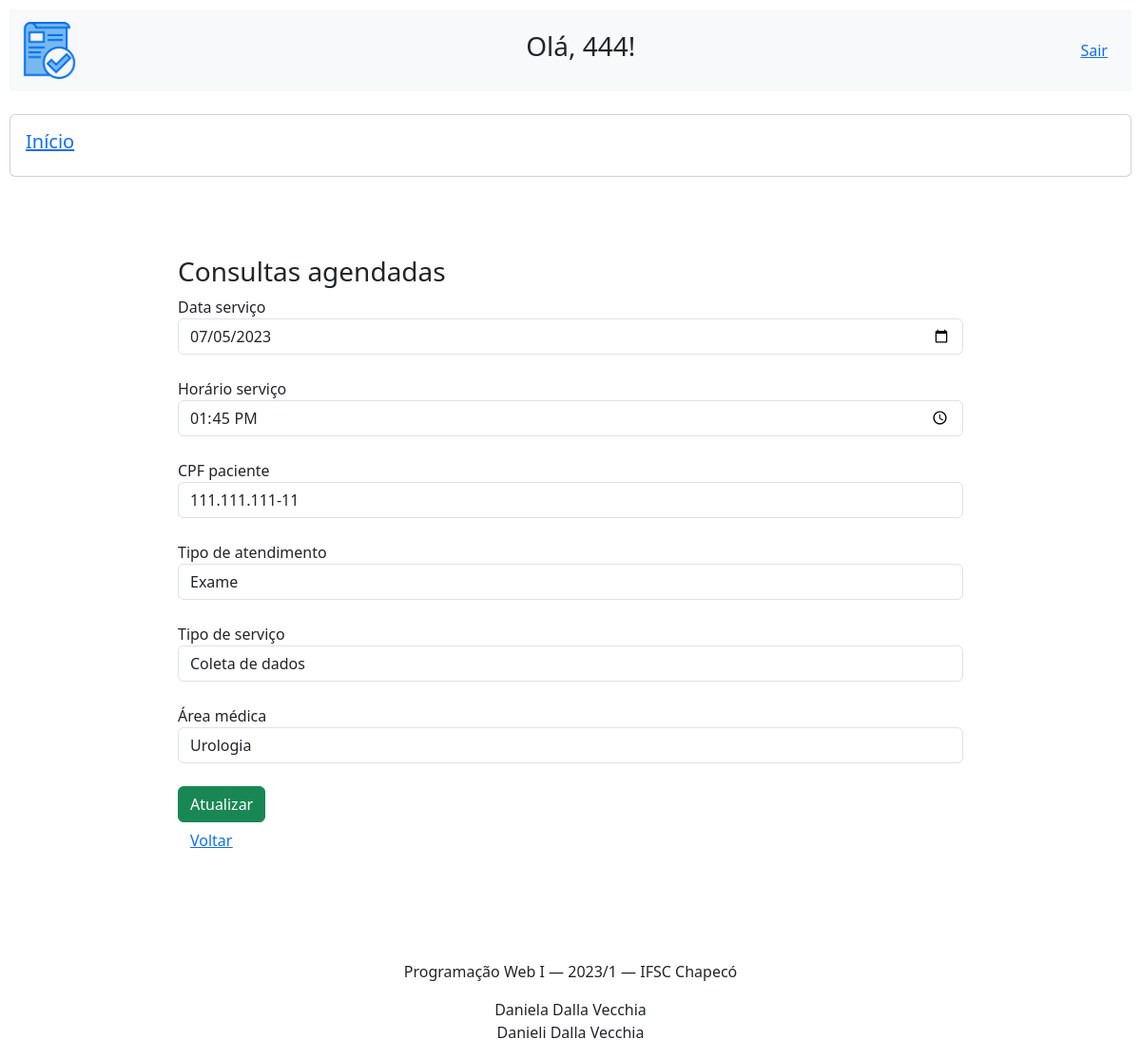
Page /view/ConsultaForm.php?id=6 (signed in) on the committed database.
### tables this page shows
CREATE TABLE IF NOT EXISTS `consulta` (
  `id` int NOT NULL AUTO_INCREMENT,
  `data_con` varchar(50) DEFAULT NULL,
  `hora_con` varchar(50) NOT NULL DEFAULT '0',
  `paciente_con` varchar(50) NOT NULL DEFAULT '0x30',
  `atend_con` varchar(50) NOT NULL DEFAULT '0',
  `tipo_con` varchar(50) NOT NULL DEFAULT '0',
  `area_con` varchar(60) NOT NULL DEFAULT '0',
  PRIMARY KEY (`id`)
);

### model/BD.class.php (called while the page is built, shortened)
<?php
class BD
{
    private $host = "localhost";
    private $dbname = "db_aula";
    private $port = 3306;
    private $usuario = "root";
    private $senha = "";
    private $db_charset = "utf8";
    public function conn()
    {
        $conn = "mysql:host=$this->host;dbname=$this->dbname;port=$this->port";
        return new PDO(
            $conn,
            $this->usuario,
            $this->senha,
            [PDO::MYSQL_ATTR_INIT_COMMAND => "SET NAMES " . $this->db_charset]
        );
    }
    public function buscar($nome_tabela, $id)
    {
        $conn = $this->conn();
        $sql = "SELECT * FROM $nome_tabela WHERE id=?;";
        $st = $conn->prepare($sql);
        $st->execute([$id]);
        return $st->fetchObject();
    }
}

### controller/ConsultaController.php (called while the page is built, shortened)
<?php
include "../model/BD.class.php";
class ConsultaController {
    private $model;
    private $table = "consulta";
    public function __construct(){
        $this->model = new BD();
    }
     public function buscar($id){
         return $this->model->buscar($this->table, $id);
     }
 }

### view/ConsultaForm.php (the view, shortened to what this page needs)
<?php
include_once '../controller/ConsultaController.php';
include "base/header.php";
$contato = new ConsultaController();
if (!empty($_GET['id'])) {
  $data = $contato->buscar($_GET['id']);
}
?>
<form action="ConsultaForm.php" method="post" class="form">
  <h3>Consultas agendadas</h3>
  <label for="" placeholder="dd/mm/aaaa">Data serviço</label>
  <input type="date" name="data_con" class="form-control" value="<?php echo (!empty($data->data_con) ? $data->data_con : "") ?>"><br>
  <label for="" placeholder="hh:mm">Horário serviço</label>
  <input type="time" name="hora_con" class="form-control" value="<?php echo (!empty($data->hora_con) ? $data->hora_con : "") ?>"><br>
  <label for="" placeholder="000.000.000-00">CPF paciente</label>
  <input type="text" name="paciente_con" class="form-control" value="<?php echo (!empty($data->paciente_con) ? $data->paciente_con : "") ?>"><br>
  <label for="" placeholder="Exame, consulta...">Tipo de atendimento</label>
  <input type="text" name="atend_con" class="form-control" value="<?php echo (!empty($data->atend_con) ? $data->atend_con : "") ?>"> <br>
    <label for="" placeholder="Coleta de dados, mostrar exame...">Tipo de serviço</label>
    <input type="text" name="tipo_con" class="form-control" value="<?php echo (!empty($data->tipo_con) ? $data->tipo_con : "") ?>"> <br>
    <label for="" placeholder="Clínico geral, urologia, pediatria...">Área médica</label>
    <input type="text" name="area_con" class="form-control" value="<?php echo (!empty($data->area_con) ? $data->area_con : "") ?>"> <br>
  <button type="submit" class="btn btn-success">
    <?php echo (empty($_GET['id']) ? "Salvar" : "Atualizar") ?>
  </button><br>
  <button class="btn btn-link"><a href="PacienteList.php">Voltar</a></button>
</form>
<?php
include "base/rodape.php";

### css/style.css (style rules this page uses)
html { height: 100%; width: 100%; padding: 10px; }
form { margin-left: 15%; margin-right: 15%; margin-bottom: 5%; margin-top: 5%; }

### rows in the picture
consulta: data_con "07/05/2023", hora_con "13:45", paciente_con "111.111.111-11", atend_con "Exame", tipo_con "Coleta de dados", area_con "Urologia"

### other values in the picture
$login "444"
